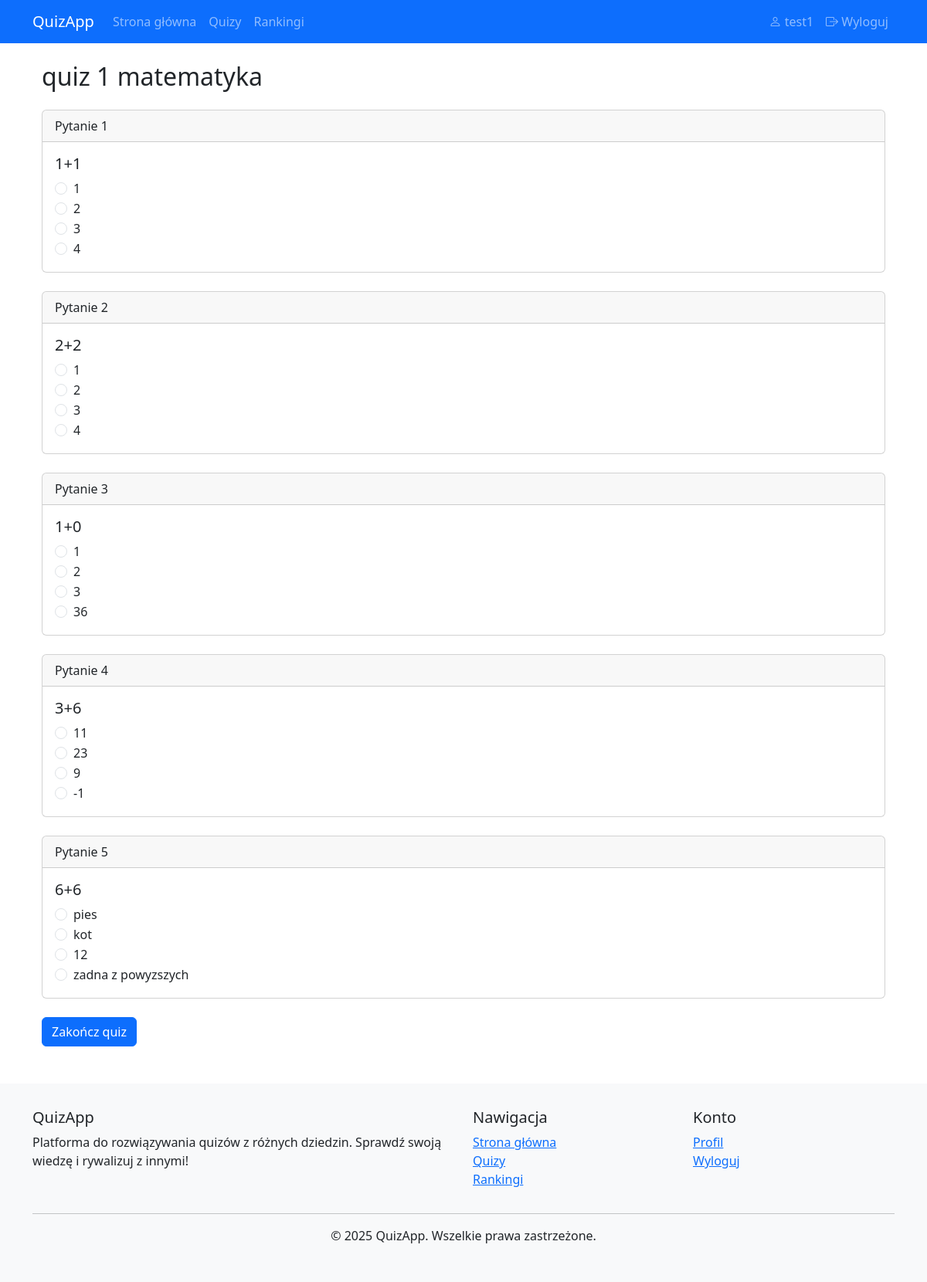
The page /quiz/1/play (signed in) on the database its author committed.
### app.py (models this page shows)
class User(UserMixin, db.Model):
    id = db.Column(db.Integer, primary_key=True)
    username = db.Column(db.String(100), unique=True, nullable=False)
    password = db.Column(db.String(200), nullable=False)
    role = db.Column(db.String(20), default='user')
    date_created = db.Column(db.DateTime, default=datetime.utcnow)
    quiz_attempts = db.relationship('QuizAttempt', backref='user', lazy=True)
    comments = db.relationship('Comment', backref='user', lazy=True)
    followed_quizzes = db.relationship(
        'Quiz',
        secondary='quiz_followers',
        backref=db.backref('followers', lazy='dynamic'),
        lazy='dynamic'
    )

class Quiz(db.Model):
    id = db.Column(db.Integer, primary_key=True)
    title = db.Column(db.String(200), nullable=False)
    description = db.Column(db.Text)
    category_id = db.Column(db.Integer, db.ForeignKey('category.id'), nullable=False)
    questions = db.relationship('Question', backref='quiz', lazy=True)
    comments = db.relationship('Comment', backref='quiz', lazy=True)

class Question(db.Model):
    id = db.Column(db.Integer, primary_key=True)
    content = db.Column(db.Text, nullable=False)
    option1 = db.Column(db.String(200), nullable=False)
    option2 = db.Column(db.String(200), nullable=False)
    option3 = db.Column(db.String(200), nullable=False)
    option4 = db.Column(db.String(200), nullable=False)
    correct_option = db.Column(db.Integer, nullable=False)
    quiz_id = db.Column(db.Integer, db.ForeignKey('quiz.id'), nullable=False)
    attempts = db.relationship('QuizAttempt', backref='question', lazy=True)

### app.py (the view, shortened to what this page needs)
@app.route('/quiz/<int:quiz_id>/play', methods=['GET', 'POST'])
@login_required
def play_quiz(quiz_id):
    quiz = Quiz.query.get_or_404(quiz_id)
    questions = Question.query.filter_by(quiz_id=quiz_id).all()
    return render_template('user/play_quiz.html', quiz=quiz, questions=questions)

### app.py (called while the page is built)
@login_manager.user_loader
def load_user(user_id):
    return User.query.get(int(user_id))

### templates/user/play_quiz.html
{% extends "base.html" %}
{% block content %}
<div class="container">
    <h2 class="my-4">{{ quiz.title }}</h2>
    <form method="POST">
        {% for question in questions %}
        <div class="card mb-4">
            <div class="card-header">
                Pytanie {{ loop.index }}
            </div>
            <div class="card-body">
                <h5 class="card-title">{{ question.content }}</h5>
                <div class="form-check">
                    <input class="form-check-input" type="radio" name="question_{{ question.id }}" id="option1_{{ question.id }}" value="1" required>
                    <label class="form-check-label" for="option1_{{ question.id }}">
                        {{ question.option1 }}
                    </label>
                </div>
                <div class="form-check">
                    <input class="form-check-input" type="radio" name="question_{{ question.id }}" id="option2_{{ question.id }}" value="2">
                    <label class="form-check-label" for="option2_{{ question.id }}">
                        {{ question.option2 }}
                    </label>
                </div>
                <div class="form-check">
                    <input class="form-check-input" type="radio" name="question_{{ question.id }}" id="option3_{{ question.id }}" value="3">
                    <label class="form-check-label" for="option3_{{ question.id }}">
                        {{ question.option3 }}
                    </label>
                </div>
                <div class="form-check">
                    <input class="form-check-input" type="radio" name="question_{{ question.id }}" id="option4_{{ question.id }}" value="4">
                    <label class="form-check-label" for="option4_{{ question.id }}">
                        {{ question.option4 }}
                    </label>
                </div>
            </div>
        </div>
        {% endfor %}
        <button type="submit" class="btn btn-primary">Zakończ quiz</button>
    </form>
</div>
{% endblock %}

### templates/base.html (shortened to what this page needs)
<!DOCTYPE html>
<html lang="pl">
<head>
    <link href="https://cdn.jsdelivr.net/npm/bootstrap@5.3.0/dist/css/bootstrap.min.css" rel="stylesheet">
    <link rel="stylesheet" href="https://cdn.jsdelivr.net/npm/bootstrap-icons@1.10.0/font/bootstrap-icons.css">
</head>
<body>
    <nav class="navbar navbar-expand-lg navbar-dark bg-primary">
        <div class="container">
            <a class="navbar-brand" href="{{ url_for('home') }}">QuizApp</a>
            <div class="collapse navbar-collapse" id="navbarNav">
                <ul class="navbar-nav me-auto">
                    <li class="nav-item">
                        <a class="nav-link" href="{{ url_for('home') }}">Strona główna</a>
                    </li>
                    <li class="nav-item">
                        <a class="nav-link" href="{{ url_for('browse_quizzes') }}">Quizy</a>
                    </li>
                    <li class="nav-item">
                        <a class="nav-link" href="{{ url_for('rankings') }}">Rankingi</a>
                    </li>
                </ul>
                <ul class="navbar-nav">
                    {% if current_user.is_authenticated %}
                        <li class="nav-item">
                            <a class="nav-link" href="{{ url_for('user_profile') }}">
                                <i class="bi bi-person"></i> {{ current_user.username }}
                            </a>
                        </li>
                        <li class="nav-item">
                            <a class="nav-link" href="{{ url_for('logout') }}">
                                <i class="bi bi-box-arrow-right"></i> Wyloguj
                            </a>
                        </li>
                    {% endif %}
                </ul>
            </div>
        </div>
    </nav>
    <div class="container mt-4">
        {% block content %}{% endblock %}
    </div>
    <footer class="mt-5">
        <div class="container">
            <div class="row">
                <div class="col-md-6">
                    <h5>QuizApp</h5>
                    <p>Platforma do rozwiązywania quizów z różnych dziedzin. Sprawdź swoją wiedzę i rywalizuj z innymi!</p>
                </div>
                <div class="col-md-3">
                    <h5>Nawigacja</h5>
                    <ul class="list-unstyled">
                        <li><a href="{{ url_for('home') }}">Strona główna</a></li>
                        <li><a href="{{ url_for('browse_quizzes') }}">Quizy</a></li>
                        <li><a href="{{ url_for('rankings') }}">Rankingi</a></li>
                    </ul>
                </div>
                <div class="col-md-3">
                    <h5>Konto</h5>
                    <ul class="list-unstyled">
                        {% if current_user.is_authenticated %}
                            <li><a href="{{ url_for('user_profile') }}">Profil</a></li>
                            <li><a href="{{ url_for('logout') }}">Wyloguj</a></li>
                        {% else %}
                            <li><a href="{{ url_for('login') }}">Zaloguj</a></li>
                            <li><a href="{{ url_for('register') }}">Rejestracja</a></li>
                        {% endif %}
                    </ul>
                </div>
            </div>
            <hr>
            <div class="text-center">
                <p>&copy; 2025 QuizApp. Wszelkie prawa zastrzeżone.</p>
            </div>
        </div>
    </footer>
</body>
</html>

### templates/base.html (style rules this page uses)
footer { background-color: #f8f9fa; padding: 2rem 0; margin-top: 2rem; }

### rows shown on the page
User: username "test1"
Quiz: title "quiz 1 matematyka"
Question: content "1+1", option1 "1", option2 "2", option3 "3", option4 "4"
Question: content "2+2", option1 "1", option2 "2", option3 "3", option4 "4"
Question: content "1+0", option1 "1", option2 "2", option3 "3", option4 "36"
Question: content "3+6", option1 "11", option2 "23", option3 "9", option4 "-1"
Question: content "6+6", option1 "pies", option2 "kot", option3 "12", option4 "zadna z powyzszych"
